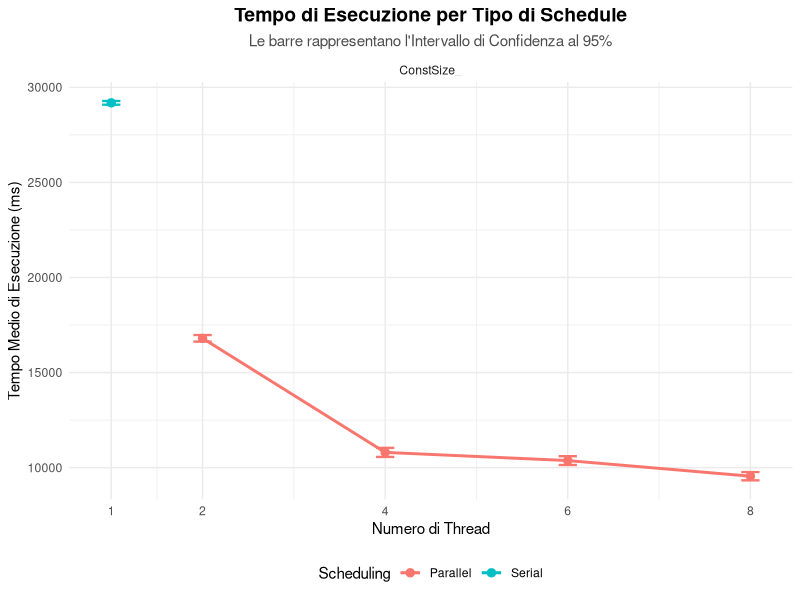
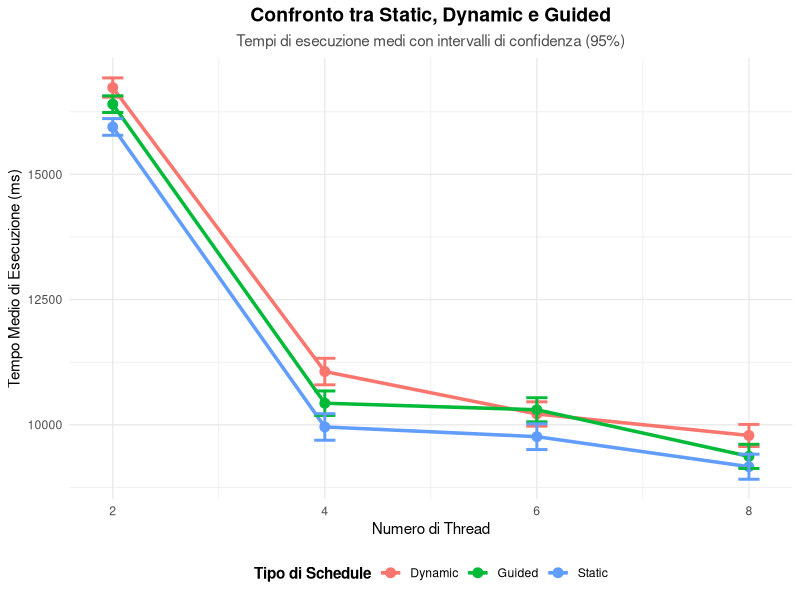

These charts were generated, in order, by the following R code:
## ---- chunk 1
library(tidyverse)
library(dplyr)
library(knitr)
# library(patchwork)

theme_set(theme_minimal())

theme_update(
  plot.title = element_text(face = "bold", hjust = 0.5),
  legend.position = "bottom"
)
## ---- chunk 2
# 1. Lettura e combinazione dei 6 dataset
df_collapse <- read_csv("data/benchmark_results_collapse.csv") %>% mutate(Schedule = "Collapse")
df_dynamic  <- read_csv("data/benchmark_results_dynamic.csv")  %>% mutate(Schedule = "Dynamic")
df_guided   <- read_csv("data/benchmark_results_guided.csv")   %>% mutate(Schedule = "Guided")
df_parallel <- read_csv("data/benchmark_results_parallel.csv") %>% mutate(Schedule = "Parallel")
df_serial   <- read_csv("data/benchmark_results_serial.csv")   %>% mutate(Schedule = "Serial")
df_static   <- read_csv("data/benchmark_results_static.csv")   %>% mutate(Schedule = "Static")

# Uniamo tutto in un unico dataframe
df_parallel_bind <- bind_rows(df_serial, df_parallel)

# 2. Calcolo Statistico: Media, Deviazione Standard, Errore Standard e Intervallo al 95%
df_parallel_stats <- df_parallel_bind %>%
  group_by(Test_Name, Threads, Schedule) %>%
  summarise(
    n = n(),                           # Numero di campioni (iterazioni)
    mean_time = mean(Time_ms),         # Media aritmetica
    sd_time = sd(Time_ms),             # Deviazione Standard
    .groups = 'drop'
  ) %>%
  mutate(
    # L'Errore Standard (SE) = deviazione_standard / radice_quadrata(n)
    se_time = sd_time / sqrt(n),
    
    # Moltiplicatore T di Student per il 95% di confidenza (circa 1.96 per n grandi)
    t_score = qt(0.975, df = n - 1),
    
    # Margine di Errore
    ci_margin = t_score * se_time,
    
    # Calcolo estremo inferiore e superiore della barra
    ci_lower = mean_time - ci_margin,
    ci_upper = mean_time + ci_margin
  )
## ---- chunk 3

## ---- chunk 4
# 3. Creazione del grafico con Barre di Confidenza
ggplot(df_parallel_stats, aes(x = Threads, y = mean_time, color = Schedule, group = Schedule)) +
  # Aggiunta delle linee e dei punti
  geom_line(size = 1) +
  geom_point(size = 2.5) +
  
  # Aggiunta delle barre di errore (Incertezza/Intervallo di Confidenza)
  # width controlla la larghezza delle stanghette orizzontali sulla barra
  geom_errorbar(aes(ymin = ci_lower, ymax = ci_upper), width = 0.2, size = 0.8) +
  
  # Se ci sono test multipli, li separiamo (altrimenti togli questa riga)
  facet_wrap(~ Test_Name, scales = "free_y") +
  
  # Etichette e Stile
  labs(
    title = "Tempo di Esecuzione per Tipo di Schedule",
    subtitle = "Le barre rappresentano l'Intervallo di Confidenza al 95%",
    x = "Numero di Thread",
    y = "Tempo Medio di Esecuzione (ms)",
    color = "Scheduling"
  ) + 
  scale_x_continuous(breaks = unique(df_parallel_stats$Threads)) +
  theme_minimal() +
  theme(
    plot.title = element_text(hjust = 0.5, face = "bold", size = 14),
    plot.subtitle = element_text(hjust = 0.5, size = 11, color = "gray30"),
    legend.position = "bottom"
  )

  df_filtered <- bind_rows(df_dynamic, df_guided, df_static)

# 3. Calcolo di Medie e Intervalli di Confidenza al 95%
df_stats <- df_filtered %>%
  group_by(Test_Name, Threads, Schedule) %>%
  summarise(
    n = n(),                           
    mean_time = mean(Time_ms),         
    sd_time = sd(Time_ms),             
    .groups = 'drop'
  ) %>%
  mutate(
    se_time = sd_time / sqrt(n),           # Errore Standard
    t_score = qt(0.975, df = n - 1),       # T-value per confidenza al 95%
    ci_margin = t_score * se_time,         # Margine di errore
    ci_lower = mean_time - ci_margin,      # Estremo inferiore della barra
    ci_upper = mean_time + ci_margin       # Estremo superiore della barra
  )
## ---- chunk 5
ggplot(df_stats, aes(x = Threads, y = mean_time, color = Schedule, group = Schedule)) +
  # Disegna le linee e i punti
  geom_line(size = 1.2) +
  geom_point(size = 3) +
  
  # Aggiunge le barre di confidenza al 95%
  geom_errorbar(aes(ymin = ci_lower, ymax = ci_upper), width = 0.2, size = 1) +
  
  # Se i tuoi file contengono test multipli, scommenta la riga seguente per separarli:
  # facet_wrap(~ Test_Name, scales = "free_y") +
  
  # Aggiunta di etichette, titoli e miglioramenti visivi
  labs(
    title = "Confronto tra Static, Dynamic e Guided",
    subtitle = "Tempi di esecuzione medi con intervalli di confidenza (95%)",
    x = "Numero di Thread",
    y = "Tempo Medio di Esecuzione (ms)",
    color = "Tipo di Schedule"
  ) +
  # Forza l'asse X a mostrare numeri interi per i thread
  scale_x_continuous(breaks = unique(df_stats$Threads)) +
  theme_minimal() +
  theme(
    plot.title = element_text(hjust = 0.5, face = "bold", size = 14),
    plot.subtitle = element_text(hjust = 0.5, size = 11, color = "gray30"),
    legend.position = "bottom",
    legend.title = element_text(face = "bold"),
  )
## ---- chunk 6
